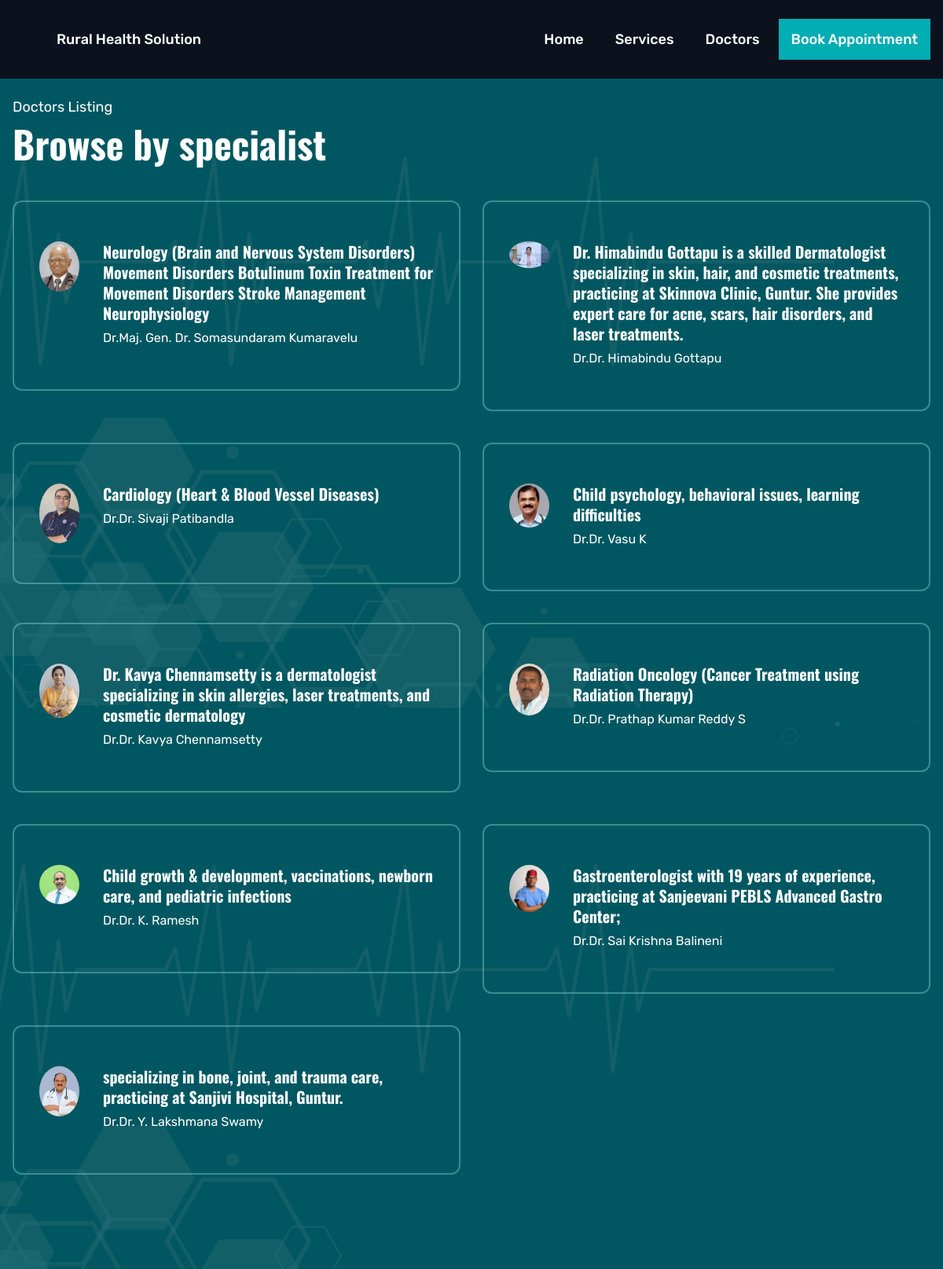
The app's page /doctors/ with its own data.
### home/models.py (models this page shows, shortened)
class Doctors(models.Model):
    doc_name = models.CharField(max_length=100)
    doc_specification = models.CharField(max_length=255)
    dep_name = models.ForeignKey(Departments, on_delete=models.CASCADE)
    doc_image = models.ImageField(upload_to='doctors')

### home/views.py (the view)
# urls.py: path('doctors/', views.doctors, name='doctors'),
def doctors(request):
    dict_docs = {
        'doctors' : Doctors.objects.all()
    }
    return render(request,'doctors.html', dict_docs)

### templates/doctors.html (shortened to what this page needs)
{% extends "base.html" %}
{% block content %}
{% load static %}
  <section class="section listing" aria-labelledby="listing-label" style="background-image: url('{% static '/images/hero-bg.png' %}');background-color: var(--midnight-green);">
    <div class="container">
      <ul class="grid-list">
        <li>
          <p class="section-subtitle title-lg doctor-listcolor" id="listing-label" data-reveal="left">Doctors Listing</p>
          <h2 class="headline-md doctor-listcolor" data-reveal="left">Browse by specialist</h2>
        </li>
        {% for d in doctors %}
        <li>
          <div class="listing-card doctor-card" data-reveal="bottom">
            <div class="card-icon">
              <img src="{{ d.doc_image.url }}" width="51" height="51" loading="lazy" alt="icon">
            </div>
            <div>
              <h3 class="headline-sm card-title doctor-listcolor">{{ d.doc_specification }}</h3>
              <p class="card-text doctor-listcolor">Dr.{{ d.doc_name }}</p>
            </div>
          </div>
        </li>
        {% endfor %}
      </ul>
    </div>
  </section>
{% endblock content %}

### templates/base.html (shortened to what this page needs)
{% load static %}
<!DOCTYPE html>
<html lang="en">
<head>
    <link rel="stylesheet" href="{% static '/css/style.css' %}">
</head>
<body id="top">
    <header class="header active" data-header>
        <div class="container">
            <a href="#" class="logo">
                <a href="{% url "home" %}" class="navbar-link title-md">Rural Health Solution</a>
            </a>
            <nav class="navbar " data-navbar>
                <ul class="navbar-list">
                    <li class="navbar-item">
                    <a href="{% url "home" %}" class="navbar-link title-md">Home</a>
                    </li>
                    <li class="navbar-item">
                    <a href="{% url "department" %}" class="navbar-link title-md">Services</a>
                    </li>
                    <li class="navbar-item">
                    <a href="{% url "doctors" %}" class="navbar-link title-md">Doctors</a>
                    </li>
                    <li class="navbar-item">
                    <a href="{% url "booking" %}" class="btn has-before navbar-link title-md">Book Appointment</a>
                    </li>
                </ul>
            </nav>
        </div>
    </header>
    {% block content %}{% endblock content %}
</body>
</html>

### records on screen
Doctors: doc_image (picture), doc_specification "Neurology (Brain and Nervous System Disorders) Movement Disorders Botulinum Toxin Treatment for Movement Disorders Stroke Management Neurophysiology", doc_name "Maj. Gen. Dr. Somasundaram Kumaravelu"
Doctors: doc_image (picture), doc_specification "Dr. Himabindu Gottapu is a skilled Dermatologist specializing in skin, hair, and cosmetic treatments, practicing at Skinnova Clinic, Guntur. She provides expert care for acne, scars, hair disorders, and laser treatments.", doc_name "Dr. Himabindu Gottapu"
Doctors: doc_image (picture), doc_specification "Cardiology (Heart & Blood Vessel Diseases)", doc_name "Dr. Sivaji Patibandla"
Doctors: doc_image (picture), doc_specification "Child psychology, behavioral issues, learning difficulties", doc_name "Dr. Vasu K"
Doctors: doc_image (picture), doc_specification "Dr. Kavya Chennamsetty is a dermatologist specializing in skin allergies, laser treatments, and cosmetic dermatology", doc_name "Dr. Kavya Chennamsetty"
Doctors: doc_image (picture), doc_specification "Radiation Oncology (Cancer Treatment using Radiation Therapy)", doc_name "Dr. Prathap Kumar Reddy S"
Doctors: doc_image (picture), doc_specification "Child growth & development, vaccinations, newborn care, and pediatric infections", doc_name "Dr. K. Ramesh"
Doctors: doc_image (picture), doc_specification "Gastroenterologist with 19 years of experience, practicing at Sanjeevani PEBLS Advanced Gastro Center;", doc_name "Dr. Sai Krishna Balineni"
Doctors: doc_image (picture), doc_specification "specializing in bone, joint, and trauma care, practicing at Sanjivi Hospital, Guntur.", doc_name "Dr. Y. Lakshmana Swamy"
